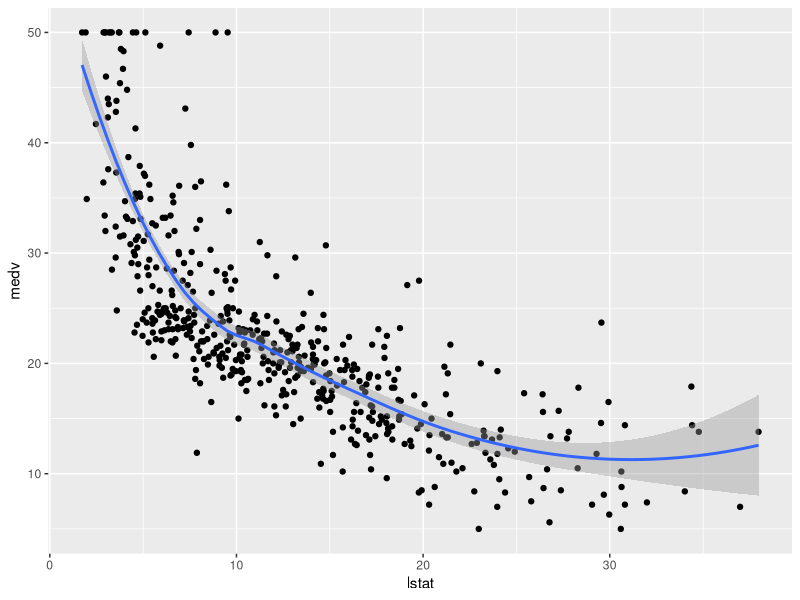

This chart was generated by the following R code:
# MASS also contains datasets
install.packages('MASS')
# Caret makes it easy to do ML tasks
install.packages('caret')

# load the required packages
library(tidyverse)
library(MASS)
library(caret)

# Step 1: Load the data
data("Boston", package = "MASS")
view(Boston)
?Boston

# Step 2: Data Wrangling

# Step 3: Visualize correlation between target
# and feature variable
ggplot(Boston, aes(lstat, medv) ) +
  geom_point() +
  geom_smooth()

# Step 4: Machine Learning
## Step 4.1: Split the dataset into training
## and testing parts
## We are discussing another method to partition
## data which is using caret library

# generate a random number
set.seed(1)

# create data partition by splitting 
# syntax: df_name <- df$targetVariable %>% 
# createDataParition(p = split %, list = FALSE)
training.samples <- Boston$medv %>%
  createDataPartition(p = 0.8, list = FALSE)
train.data  <- Boston[training.samples, ]
test.data <- Boston[-training.samples, ]

## Step 4.2: Decide which model you want to use
## We are testing data first using Linear Regression
## then using Polynomial Regression
# Build the model
model <- lm(medv ~ lstat, data = train.data)
# Make predictions
predictions <- model %>% predict(test.data)

# Step 4.3: Check Model performance
# model1_error <- data.frame(
#   RMSE = RMSE(predictions, test.data$medv),
#   R2 = R2(predictions, test.data$medv)
# )

RMSE = RMSE(predictions, test.data$medv)
R2 = R2(predictions, test.data$medv)

# polynomial regression
# medv=b0+b1∗lstat+b2∗lstat2
# Build the model
model2 <- lm(medv ~ poly(lstat, 5, raw = TRUE), data = train.data)
# Make predictions
predictions2 <- model2 %>% predict(test.data)
# Model performance
# model2_error <- data.frame(
#   RMSE2 = RMSE(predictions2, test.data$medv),
#   R22 = R2(predictions2, test.data$medv)
# )

RMSE2 = RMSE(predictions2, test.data$medv)
R22 = R2(predictions2, test.data$medv)

# In case, you don't get good results in Linear
# regression, you can use log() to transform your data
# and make it linear
# model <- lm(medv ~ log(lstat), data = train.data)

# in case your errors were stored in variables and not in df
# you can use this code to combine both and create a df
error_df <- data.frame(Model = c("Linear Regression",
                                 "Polynomial Regression"),
                       RMSE = c(RMSE, RMSE2),
                       R2 = c(R2, R22))
view(error_df)
